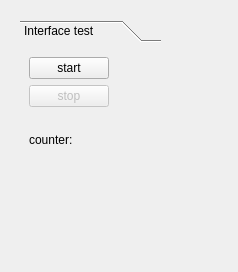
<?xml version="1.0" encoding="UTF-8"?>
<ui version="4.0">
 <class>Dialog</class>
 <widget class="QDialog" name="Dialog">
  <property name="geometry">
   <rect>
    <x>0</x>
    <y>0</y>
    <width>238</width>
    <height>272</height>
   </rect>
  </property>
  <property name="windowTitle">
   <string>interface test</string>
  </property>
  <widget class="QToolBox" name="ToolBox">
   <property name="geometry">
    <rect>
     <x>20</x>
     <y>20</y>
     <width>141</width>
     <height>181</height>
    </rect>
   </property>
   <property name="currentIndex">
    <number>0</number>
   </property>
   <widget class="QWidget" name="page1">
    <property name="geometry">
     <rect>
      <x>0</x>
      <y>0</y>
      <width>141</width>
      <height>154</height>
     </rect>
    </property>
    <attribute name="label">
     <string>Interface test</string>
    </attribute>
    <layout class="QGridLayout" name="gridLayout">
     <item row="6" column="0">
      <widget class="QLabel" name="Counter1">
       <property name="text">
        <string>counter: </string>
       </property>
      </widget>
     </item>
     <item row="7" column="0">
      <spacer name="verticalSpacer">
       <property name="orientation">
        <enum>Qt::Vertical</enum>
       </property>
       <property name="sizeHint" stdset="0">
        <size>
         <width>20</width>
         <height>40</height>
        </size>
       </property>
      </spacer>
     </item>
     <item row="5" column="0">
      <spacer name="verticalSpacer_2">
       <property name="orientation">
        <enum>Qt::Vertical</enum>
       </property>
       <property name="sizeType">
        <enum>QSizePolicy::Fixed</enum>
       </property>
       <property name="sizeHint" stdset="0">
        <size>
         <width>20</width>
         <height>20</height>
        </size>
       </property>
      </spacer>
     </item>
     <item row="1" column="0">
      <widget class="QPushButton" name="StopButton">
       <property name="enabled">
        <bool>false</bool>
       </property>
       <property name="text">
        <string>stop</string>
       </property>
      </widget>
     </item>
     <item row="0" column="0">
      <widget class="QPushButton" name="StartButton">
       <property name="text">
        <string>start</string>
       </property>
      </widget>
     </item>
     <item row="0" column="1">
      <spacer name="horizontalSpacer">
       <property name="orientation">
        <enum>Qt::Horizontal</enum>
       </property>
       <property name="sizeHint" stdset="0">
        <size>
         <width>39</width>
         <height>20</height>
        </size>
       </property>
      </spacer>
     </item>
    </layout>
   </widget>
  </widget>
 </widget>
 <resources/>
 <connections/>
</ui>
